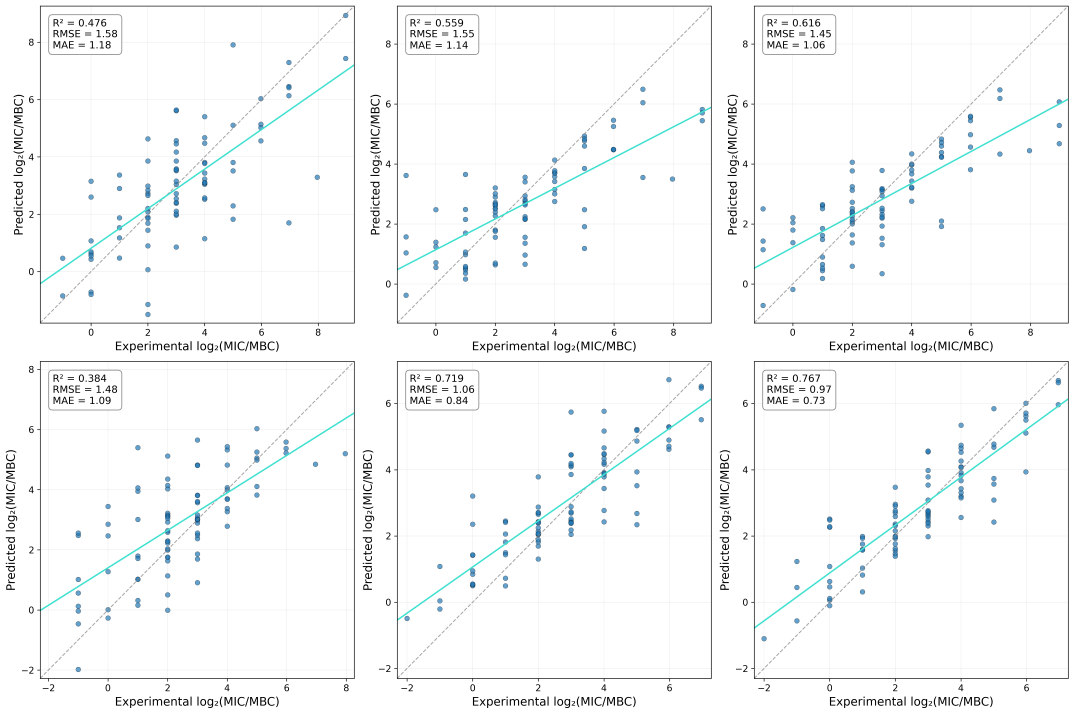
#> input picture scatter_grid_desc_vs_emb_modified.png, 5370 x 3570 px (shown at 1/5 size)
$ python make_correlation_font_sync.py
#> lines starting #> are read from the running program, lines starting #| are printed output that depends on the picture
### reproducibility/revision_v27/theme_v27.py
"""Shared look for the v27 figures: Futura Medium and the pastel palette of Figure 5.

Arm colours are fixed here so that one supervision source keeps one colour across every
figure in the manuscript: human mint, quantitative lavender, shuffled human peach,
raw MolFormer grey, and the descriptor reference a muted blue.
"""
from pathlib import Path
import os
os.environ.setdefault('MPLCONFIGDIR', str(Path.home() / '.cache' / 'mpl_coma'))
import numpy as np
import matplotlib
matplotlib.use('Agg')
import matplotlib.pyplot as plt
from matplotlib import font_manager

ROOT = Path(__file__).resolve().parent
FONT_TTF = ROOT / 'FuturaMedium.ttf'
FONT_TTC = '/System/Library/Fonts/Supplemental/Futura.ttc'

INK, MUTED, BAR, RULE = '#1B1C1F', '#6E6A73', '#64676D', '#B9B6BE'
MINT = dict(fill='#A3D6CA', edge='#7FC2B1', text='#2F7F6C', tint='#F1F9F6')
LAV = dict(fill='#C9BCDD', edge='#AF9DCF', text='#5E4D86', tint='#F6F3FA')
PEACH = dict(fill='#ECC6AA', edge='#DDAE8C', text='#A8683A', tint='#FCF4EE')
GREY = dict(fill='#DCDCE1', edge='#BDBDC4', text='#5B5B63', tint='#F6F6F8')
BLUE = dict(fill='#ABC8DF', edge='#8FB2D1', text='#3D6B92', tint='#F2F7FB')
NEUTRAL = dict(edge='#C9C7CF', text='#45424C')

ARM = {'human': MINT, 'CB_human': MINT,
       'quantitative': LAV, 'CB_quantitative': LAV, 'mic_continuous': LAV,
       'shuffled': PEACH, 'CB_shuffled_human': PEACH, 'human_shuffled': PEACH,
       'raw': GREY, 'CB_raw_MolFormer': GREY, 'matched_raw': GREY,
       'descriptors': BLUE, 'RF_35_descriptors': BLUE}


def theme(base=8.0):
    if not FONT_TTF.exists():
        from fontTools.ttLib import TTCollection
        TTCollection(FONT_TTC).fonts[0].save(str(FONT_TTF))
    font_manager.fontManager.addfont(str(FONT_TTF))
    name = font_manager.FontProperties(fname=str(FONT_TTF)).get_name()
    plt.rcParams.update({
        'font.family': name, 'font.size': base, 'text.color': INK,
        'axes.edgecolor': RULE, 'axes.linewidth': .6, 'axes.labelcolor': MUTED,
        'xtick.color': MUTED, 'ytick.color': MUTED,
        'xtick.labelsize': base - 1.6, 'ytick.labelsize': base - 1.6,
        'xtick.major.size': 2.2, 'ytick.major.size': 2.2, 'xtick.major.width': .6,
        'ytick.major.width': .6, 'legend.frameon': False, 'figure.facecolor': 'white',
        'axes.facecolor': 'white', 'grid.color': '#EEEDF1', 'grid.linewidth': .5,
        'pdf.fonttype': 42, 'svg.fonttype': 'path',
        # Futura has no U+2082; render subscripts as scaled Futura digits via mathtext
        'mathtext.fontset': 'custom', 'mathtext.rm': name, 'mathtext.it': name,
        'mathtext.bf': name, 'mathtext.default': 'regular'})
    return name


ARROW = '\u203a'   # Futura has no U+2192; U+203A is its narrow right-pointing form


# [6 lines left out: function despine, not called in this run]


def panel_letter(ax, letter, x=-.14, y=1.06):
    ax.text(x, y, letter, transform=ax.transAxes, fontsize=10.5, color=INK, va='bottom')


# [14 lines left out: function violin, not called in this run]


def save(fig, out_dir, stem, pad=.05):
    out_dir.mkdir(exist_ok=True)
    for ext, kw in [('pdf', {}), ('svg', {}), ('png', dict(dpi=600))]:
        fig.savefig(out_dir / f'{stem}.{ext}', facecolor='white',
                    bbox_inches='tight', pad_inches=pad, **kw)
    plt.close(fig)
    print('saved', stem)

### reproducibility/revision_v27/make_correlation_font_sync.py
"""Re-typeset the archived correlation grid using theme_v27, retaining raster plot content.

Native axes/text surround each untouched raster plot interior. Historical point
coordinates, regression lines and printed metrics are preserved, not reconstructed
from approximate marker extraction or substituted from a different experiment.
"""
from pathlib import Path
import hashlib, json, os, sys
os.environ.setdefault('MPLCONFIGDIR','/private/tmp/coma_v27_correlation_font')
import numpy as np
from PIL import Image
import matplotlib.pyplot as plt
from matplotlib.patches import Rectangle
sys.path.insert(0,str(Path(__file__).resolve().parent))
import theme_v27 as T

ROOT=Path(__file__).resolve().parent
SOURCE=ROOT.parents[1]/'scatter_grid_desc_vs_emb_modified.png'
OUT=ROOT/'figures'
XCOL=[(201,1771),(1986,3556),(3771,5341)]
YROW=[(30,1615),(1807,3392)]
STATS=[[(.476,1.58,1.18),(.559,1.55,1.14),(.616,1.45,1.06)],
       [(.384,1.48,1.09),(.719,1.06,.84),(.767,.97,.73)]]

def grid_centres(counts):
    ids=np.flatnonzero(counts>1100)
    groups=np.split(ids,np.flatnonzero(np.diff(ids)>1)+1)
    return np.array([group.mean() for group in groups])

def affine(pixels,values):
    return np.linalg.lstsq(np.column_stack([pixels,np.ones(len(pixels))]),values,rcond=None)[0]

def main():
    family=T.theme(base=8)
    source=np.asarray(Image.open(SOURCE).convert('RGB'))
    assert source.shape==(3570,5370,3)
    fig,axes=plt.subplots(2,3,figsize=(180/25.4,136/25.4))
    fig.subplots_adjust(left=.104,right=.985,bottom=.09,top=.86,wspace=.26,hspace=.25)
    checks=[]
    for r,(y0,y1) in enumerate(YROW):
        for c,(x0,x1) in enumerate(XCOL):
            ax=axes[r,c]
            interior=source[y0+3:y1-2,x0+3:x1-2].copy()
            rgb=interior.astype(int)
            grid=(rgb.min(2)>=226)&(rgb.max(2)<=244)&((rgb.max(2)-rgb.min(2))<=2)
            xp=grid_centres(grid.sum(0));yp=grid_centres(grid.sum(1))
            xvalues=np.array([-2,0,2,4,6,8] if (r,c)==(1,0) else
                             [-2,0,2,4,6] if r==1 else [0,2,4,6,8])
            yvalues=np.array([8,6,4,2,0,-2] if (r,c)==(1,0) else
                             [6,4,2,0,-2] if r==1 else [8,6,4,2,0])
            assert len(xp)==len(xvalues) and len(yp)==len(yvalues)
            mx,cx=affine(xp,xvalues);my,cy=affine(yp,yvalues)
            height,width=interior.shape[:2]
            extent=[cx,mx*width+cx,my*height+cy,cy]
            image=ax.imshow(interior,extent=extent,origin='upper',interpolation='none',aspect='auto',zorder=1)
            assert np.array_equal(np.asarray(image.get_array()),interior)
            # The old metric text is the only raster area covered with native text.
            # Confirm this rectangle contains no blue data markers before covering it.
            top_left=rgb[:270,:430]
            blue=np.abs(top_left-np.array([0x62,0x9f,0xca])).sum(2)<90
            assert not blue.any(),(r,c,'metric region contains data markers')
            ax.add_patch(Rectangle((cx,cy+my*270),mx*430,-my*270,
                facecolor='white',edgecolor='none',zorder=2))
            score,rmse,mae=STATS[r][c]
            ax.text(.035,.967,'R² = %.3f\nRMSE = %.2f\nMAE = %.2f'%(score,rmse,mae),
                transform=ax.transAxes,ha='left',va='top',fontsize=6.4,color=T.INK,
                bbox=dict(boxstyle='round,pad=.25',facecolor='white',edgecolor=T.RULE,lw=.55),zorder=3)
            ax.set_xticks(xvalues);ax.set_yticks(yvalues[::-1]);ax.grid(False)
            ax.set_xlim(extent[0],extent[1]);ax.set_ylim(extent[2],extent[3])
            ax.set_xlabel('Experimental log$_2$(MIC/MBC)',fontsize=6.7,labelpad=3)
            ax.set_ylabel('Predicted log$_2$(MIC/MBC)',fontsize=6.7,labelpad=2)
            ax.tick_params(labelsize=5.9,pad=2)
            for spine in ax.spines.values():spine.set_visible(True);spine.set_linewidth(.55);spine.set_color(T.RULE)
            if r==0:
                ax.set_title(['No labels','One-hot encoded\nlabels','OpenAI embeddings\nlabels'][c],
                    fontsize=10,pad=14,color=T.INK)
            checks.append(dict(row=r,column=c,raster_region=[x0+3,y0+3,x1-2,y1-2],
                raster_region_sha256=hashlib.sha256(interior.tobytes()).hexdigest(),
                all_plot_pixels_preserved=True,metric_overlay_has_zero_data_markers=True,
                R2=score,RMSE=rmse,MAE=mae))
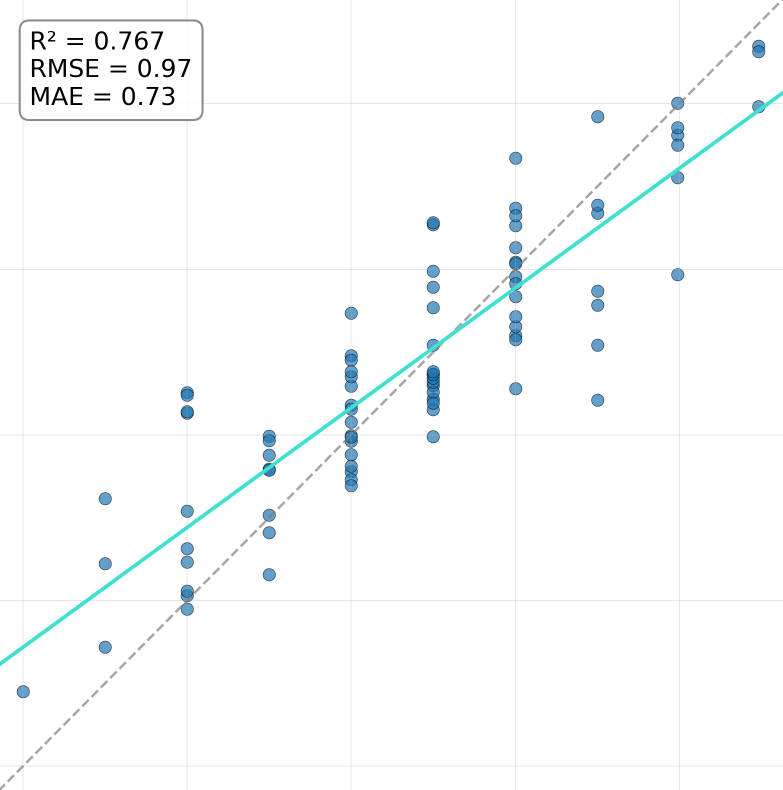
#> interior: shape (1580, 1565, 3) (shown at 1/2 size); mean R, G, B 249.8, 251.5, 252
#> after the loop, checks = 6 items
    fig.text(.017,.688,'Descriptors',rotation=90,ha='center',va='center',fontsize=10.4,color=T.INK)
    fig.text(.017,.29,'Embeddings',rotation=90,ha='center',va='center',fontsize=10.4,color=T.INK)
    T.save(fig,OUT,'figure4_correlations_futura')
#> the loop in save, `for ext, kw in [('pdf', {}), ('svg', {}), ('png', dict(dpi=600))]:` made 3 passes
#> pass 1, in save, `fig.savefig(out_dir / f'{stem}.{ext}', facecolor='white', bbox_inches=..`:
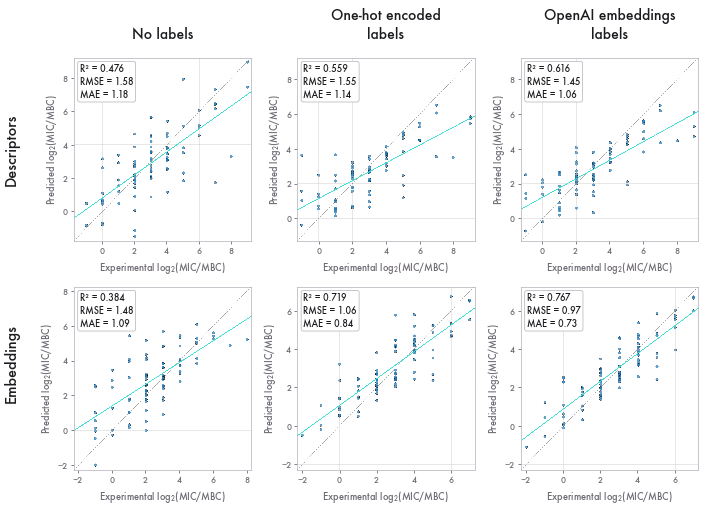
#> figure drawn by matplotlib, 6 panels
    record=dict(completed=True,font=family,font_source='theme_v27.py',source=str(SOURCE),
        source_sha256=hashlib.sha256(SOURCE.read_bytes()).hexdigest(),panels=checks,
        method='Native Futura axes/text around unchanged archived raster plot interiors',
        no_marker_digitisation=True,no_predictions_recomputed=True,
        historical_metrics_preserved=True,formats=['PNG600dpi','PDF','SVG'])
#> record = 11 items
    (ROOT/'figure4_font_sync_manifest.json').write_text(json.dumps(record,indent=2))
    print('Correlation grid: Futura from theme_v27; all six archived plot interiors preserved.')

if __name__=='__main__':main()
